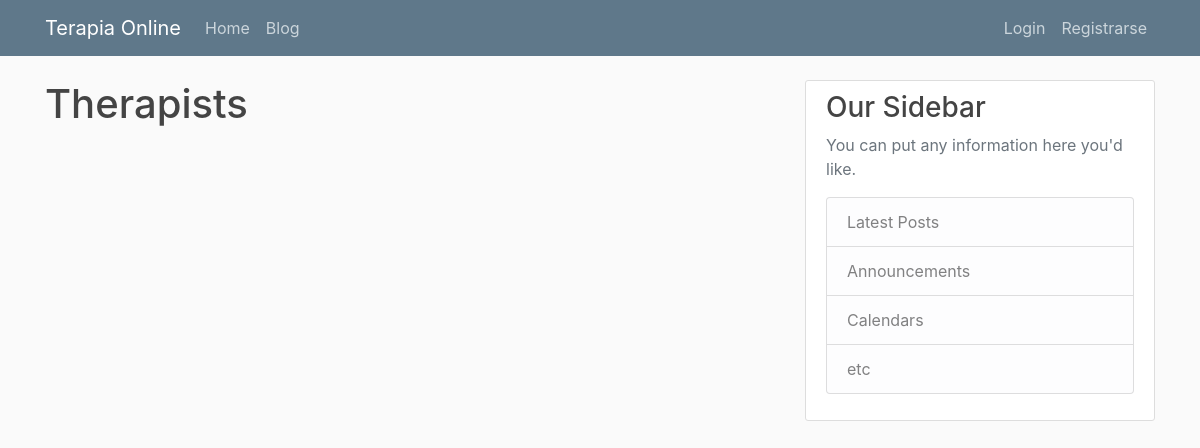
Page /therapists/ on the earlier database version.
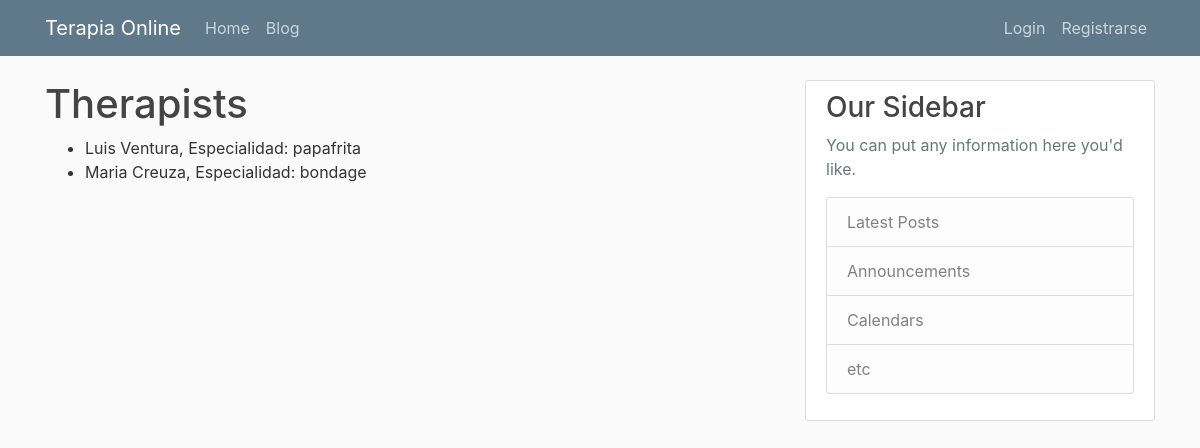
Same page on the later database version.
### therapists/models.py (models this page shows, shortened)
class Therapist(models.Model):
    name = models.CharField(max_length=100)
    image = models.ImageField(upload_to='therapist_pics')
    speciality = models.CharField(max_length=100)
    availability = models.CharField(max_length=100)
    bio = models.TextField()

### therapists/views.py (the view)
# urls.py: path('therapists/', views.therapist_list, name='therapist_list'),
def therapist_list(request):
    therapists = Therapist.objects.all()
    return render(request, 'therapists/therapist_list.html', {'terapeutas':therapists})

### therapists/templates/therapists/therapist_list.html
{% extends "main/base.html" %}
{% block contenido %}
    <h1>Therapists</h1>
    <ul>
        {% for i in terapeutas %}
            <li>{{ i.name }}, Especialidad: {{ i.speciality }}</li>
        {% endfor %}
    </ul>
{% endblock contenido %}

Differences in the rows shown:
added Therapist: name "Luis Ventura", speciality "papafrita"
added Therapist: name "Maria Creuza", speciality "bondage"
